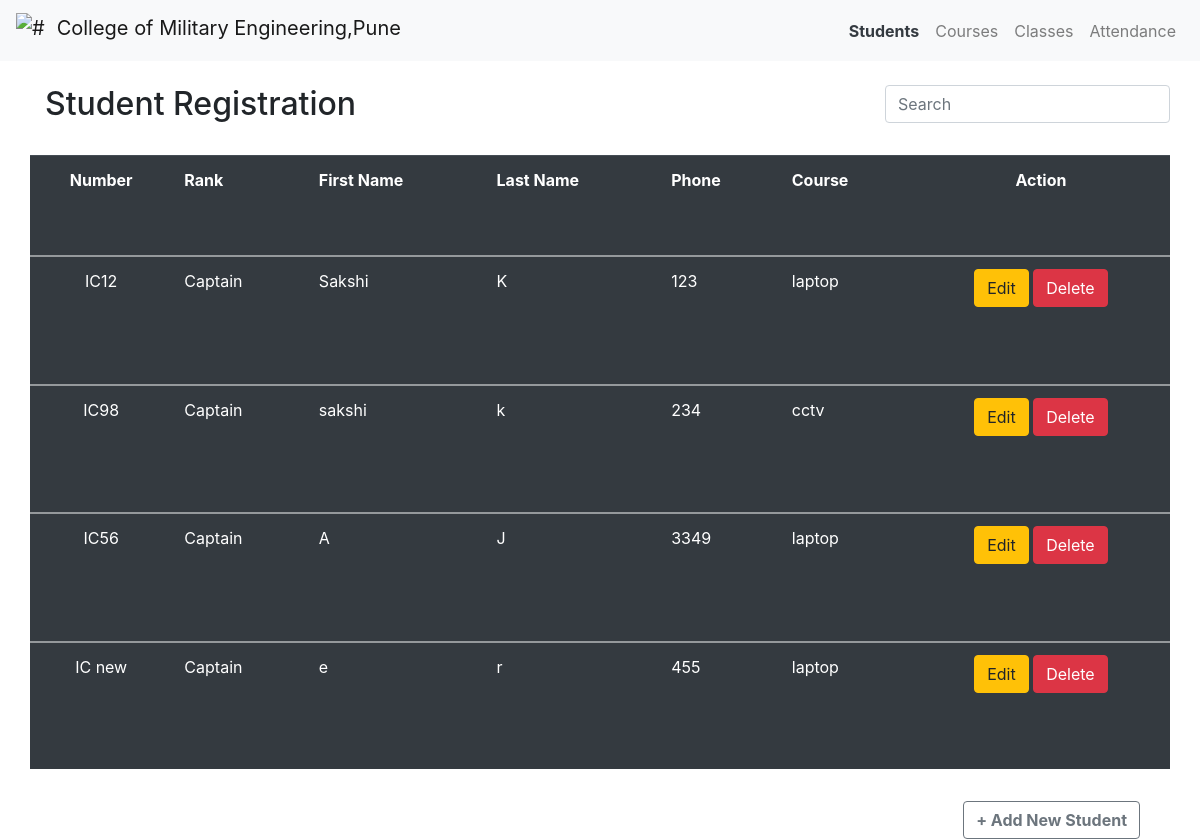
Before: /index/ with the older database file.
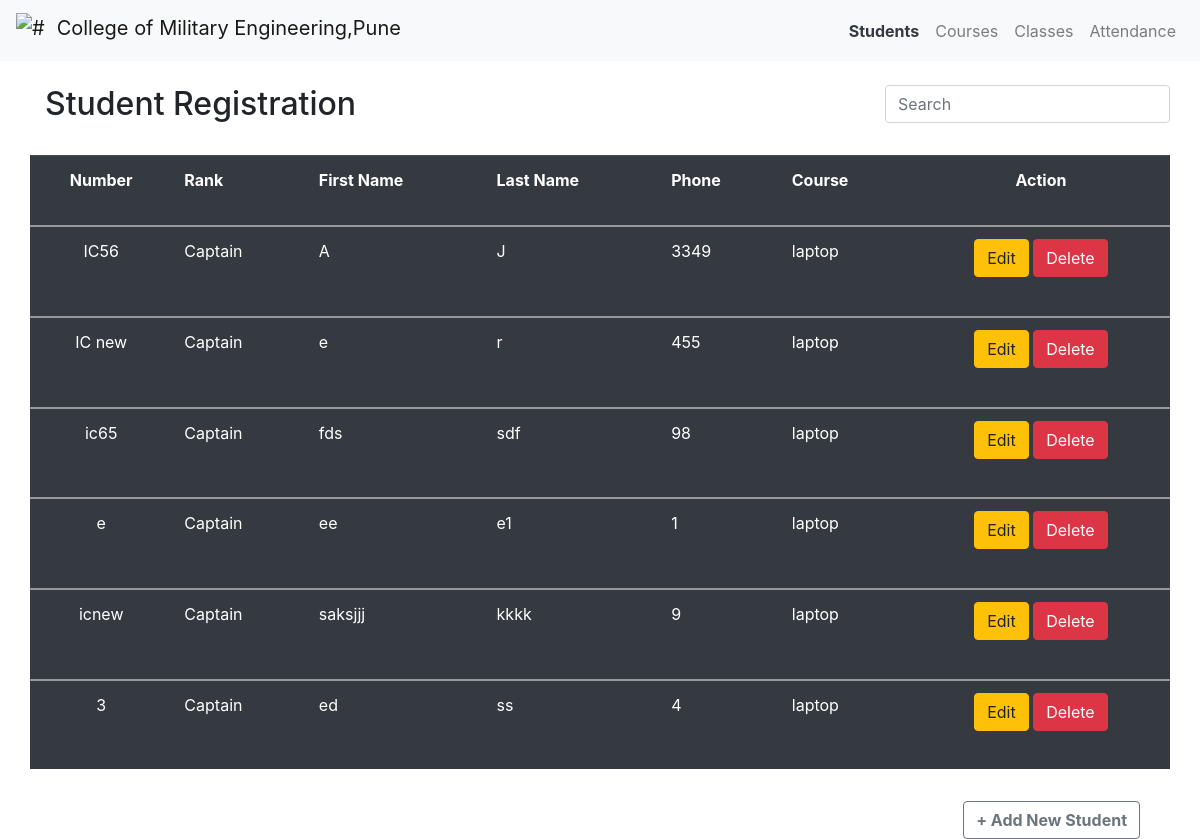
After: the same page with the newer database file.
### app.py (models this page shows)
class Students(db.Model):
    roll_no=db.Column(db.String(200),primary_key=True)
    rank=db.Column(db.String(200),nullable=False)
    first_name=db.Column(db.String(200),nullable=False)
    last_name=db.Column(db.String(200),nullable=False)
    phone=db.Column(db.Integer(),nullable=False)
    attendance_id=db.relationship('Attendance_sys',backref='stud_attend')
    course_sel=db.Column(db.Integer,db.ForeignKey('course.course_id'))

class Course(db.Model):
    course_id=db.Column(db.Integer,primary_key=True)
    course_name=db.Column(db.String(200),unique=True,nullable=False)
    courses=db.relationship('Students',backref='courses',cascade = "all,delete, delete-orphan")
    course_class=db.relationship('Classes',backref='course_class',cascade = "all,delete, delete-orphan")

### app.py (the view)
@app.route('/index/', methods =["GET", "POST"])
def index():
    course=Course.query.all()
    students=db.session.query(Students,Course).join(Course).all()
    return render_template('index_new.html',students=students,course=course)

### templates/index_new.html (shortened to what this page needs)
{% extends 'base.html'%}
{%block body%}
    <nav class="navbar navbar-expand-md bg-light navbar-light">
      <a class="navbar-brand" href="#">
         <img src="{{ url_for('static',filename='cme.jpg') }}" width="35" height="35" class="d-inline-block align-top" alt="#">
        College of Military Engineering,Pune
      </a>
      <ul class="navbar-nav ml-auto">
         <li class="nav-item">
             <a class="nav-link font-weight-bold text-dark" href="{{url_for('index')}}">
               Students
             </a>
         </li>
         <li class="nav-item">
            <a class="nav-link" href="{{url_for('course_reg')}}">
              Courses
            </a>
        </li>
         <li class="nav-item">
            <a class="nav-link" href="{{url_for('class_reg')}}">
              Classes
            </a>
        </li>
         <li class="nav-item">
             <a class="nav-link" href="{{url_for('attendance_records')}}">
               Attendance
             </a>
         </li>
     </ul>
    </nav>
    <div class="container mt-4">
        <div class="row">
            <div class="col-md-4"><h2>Student Registration</h2></div>
            <input type="text" id="filter" class="form-control col-md-3 ml-auto" placeholder="Search">
        </div>
        <div class="row mt-4" style="overflow: auto;height: 630px;">
            <table class="table table-hover table-dark" id="table1" style="border-collapse: collapse;">
                <tr>
                    <th class="text-center" style="position: sticky;top: 0;">Number</th>
                    <th style="position: sticky;top: 0;">Rank</th>
                    <th style="position: sticky;top: 0;">First Name</th>
                    <th style="position: sticky;top: 0;">Last Name</th>
                    <th style="position: sticky;top: 0;">Phone</th>
                    <th style="position: sticky;top: 0;">Course</th>
                    <th class="text-center" style="position: sticky;top: 0;">Action</th>
                </tr>
                {% for row,row2 in students %}
               <tbody class="searchable">
                <tr>
                    <td class="text-center">{{row.roll_no}}</td>
                    <td>{{row.rank}}</td>
                    <td>{{row.first_name}}</td>
                    <td>{{row.last_name}}</td>
                    <td>{{row.phone}}</td>
                    <td>{{row2.course_name}}</td>
                    <td class="text-center">
                        <a href="/update/{{row.roll_no}}" class="btn btn-warning btn-xs" data-toggle="modal" data-target="#modaledit{{row.roll_no}}">Edit</a>
                        <a href="/delete/{{row.roll_no}}" class="btn btn-danger btn-xs" onclick="return confirm('Are You Sure To Delete ?')">Delete</a>
                    </td>
                </tr>
               </tbody>
                {% endfor %}
            </table>
        </div>
         <div class="col-md-12 mt-3">
            <button class="btn btn-outline-secondary btn-md float-right font-weight-bold" data-toggle="modal" data-target="#mymodal">+ Add New Student</button>
         </div>
    </div>
{%endblock%}

### templates/base.html (shortened to what this page needs)
<!DOCTYPE html>
<html lang="en">
<head>
    <link rel="stylesheet" href="/static/bootstrap.min.css">
</head>
<body>
    {%block body%} {%endblock%}
</body>
</html>

Changed rows visible on the page:
removed Students: roll_no "IC12", rank "Captain", first_name "Sakshi", last_name "K", phone "123", course_name "laptop"
removed Students: roll_no "IC98", rank "Captain", first_name "sakshi", last_name "k", phone "234", course_name "cctv"
added Students: roll_no "ic65", rank "Captain", first_name "fds", last_name "sdf", phone "98", course_name "laptop"
added Students: roll_no "e", rank "Captain", first_name "ee", last_name "e1", phone "1", course_name "laptop"
added Students: roll_no "icnew", rank "Captain", first_name "saksjjj", last_name "kkkk", phone "9", course_name "laptop"
added Students: roll_no "3", rank "Captain", first_name "ed", last_name "ss", phone "4", course_name "laptop"
